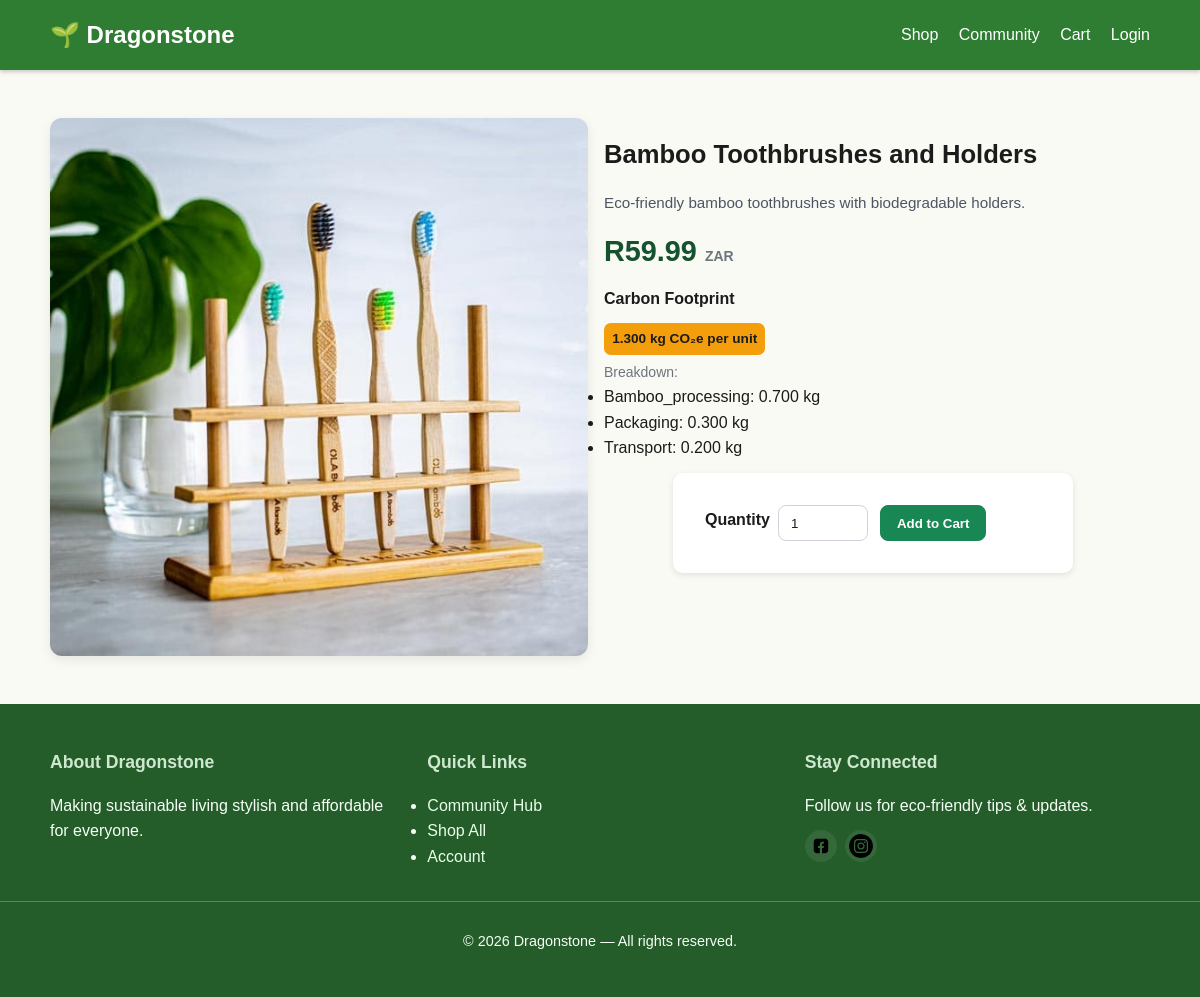
Screenshot of /product.php?id=1 with the database file from the repository.
### tables this page shows
CREATE TABLE product_footprint (
                                   id INT AUTO_INCREMENT PRIMARY KEY,
                                   product_id INT UNIQUE NOT NULL,
                                   kg_co2e_per_unit DECIMAL(10,4) DEFAULT 0,
                                   shipping_kg_co2e_estimate DECIMAL(10,4) DEFAULT 0,
                                   breakdown_json JSON DEFAULT NULL,
                                   FOREIGN KEY (product_id) REFERENCES products(product_id) ON DELETE CASCADE
);

CREATE TABLE products (
                          product_id INT AUTO_INCREMENT PRIMARY KEY,
                          sku VARCHAR(64) UNIQUE,
                          name VARCHAR(255) NOT NULL,
                          description TEXT,
                          category_id INT,
                          price DECIMAL(10,2) NOT NULL,
                          currency CHAR(3) DEFAULT 'ZAR',
                          stock INT DEFAULT 0,
                          image_filename VARCHAR(255) DEFAULT NULL,
                          points_on_purchase INT DEFAULT 0,
                          created_at DATETIME DEFAULT CURRENT_TIMESTAMP,
                          carbon_score DECIMAL(6,2) DEFAULT 0.00,
                          FOREIGN KEY (category_id) REFERENCES categories(category_id) ON DELETE SET NULL
);

### src/helpers.php (called while the page is built, shortened)
<?php
function h($str) {
    return htmlspecialchars((string)$str, ENT_QUOTES, 'UTF-8');
}
function ds_upload_url($filename) {
    $base = basename((string)$filename);
    $encoded = rawurlencode($base);
    return rtrim(defined('UPLOAD_URL') ? UPLOAD_URL : '', '/') . '/' . $encoded;
}
?>

### public/product.php (the view, shortened to what this page needs)
<?php
require_once __DIR__ . '/../src/config.php';
$id = intval($_GET['id'] ?? 0);
$stmt = $pdo->prepare("SELECT p.product_id, p.sku, p.name, p.description, p.price, p.currency, p.stock, p.image_filename,
                              pf.kg_co2e_per_unit, pf.shipping_kg_co2e_estimate, pf.breakdown_json
                       FROM products p
                       LEFT JOIN product_footprint pf ON pf.product_id = p.product_id
                       WHERE p.product_id = ? LIMIT 1");
$stmt->execute([$id]);
$product = $stmt->fetch(PDO::FETCH_ASSOC);
include(__DIR__ . '/partials/header.php');
$img = '';
if (!empty($product['image_filename'])) {
    $candidate = basename($product['image_filename']);
    $path = UPLOAD_PATH . $candidate;
    if (is_file($path)) { $img = ds_upload_url($candidate); }
}
?>
<div class="container product-page my-5">
    <div class="row">
        <div class="col-md-6 product-gallery">
            <img src="<?=h($img)?>" class="img-fluid" alt="<?=h($product['name'])?>">
        </div>
        <div class="col-md-6">
            <h2><?=h($product['name'])?></h2>
            <p class="product-meta"><?=h($product['description'])?></p>
            <div class="product-price">R<?=number_format((float)$product['price'], 2)?> <small class="text-muted"><?=h($product['currency'] ?? CURRENCY)?></small></div>
            <div class="my-3">
                <strong>Carbon Footprint</strong>
                <?php
                $kg_unit = (float)($product['kg_co2e_per_unit'] ?? 0) + (float)($product['shipping_kg_co2e_estimate'] ?? 0);
                $badge = $kg_unit <= 0.5 ? 'success' : ($kg_unit <= 2.0 ? 'warning' : 'danger');
                ?>
                <p class="mb-1"><span class="badge bg-<?=$badge?>"><?=number_format($kg_unit, 3)?> kg CO₂e per unit</span></p>
                <?php if (!empty($product['breakdown_json'])):
                    $bd = json_decode($product['breakdown_json'], true);
                    if (is_array($bd)):
                    ?>
                    <small class="text-muted">Breakdown:</small>
                    <ul class="small">
                        <?php foreach ($bd as $k=>$v): ?>
                            <li><?=h(ucfirst((string)$k))?>: <?=number_format((float)$v,3)?> kg</li>
                        <?php endforeach; ?>
                    </ul>
                    <?php endif; endif; ?>
            </div>
            <form method="post" action="<?=APP_URL?>/src/actions/cart_add.php" class="product-actions">
                <div class="quantity-group">
                    <label class="me-2">Quantity</label>
                    <input class="form-control" style="width:90px" type="number" name="quantity" value="1" min="1">
                </div>
                <button type="submit" class="btn btn-success">Add to Cart</button>
            </form>
        </div>
    </div>
</div>
<?php include(__DIR__ . '/partials/footer.php'); ?>

### public/assets/css/main.css (style rules this page uses)
:root { --eco-green: #2E7D32; --light-green: #A5D6A7; --dark: #1B1B1B; --cream: #FAFAF5; --accent: #FFB300; --font-main: 'Poppins', sans-serif; }
* { box-sizing: border-box; margin: 0; padding: 0; }
html, body { height: 100%; }
body { font-family: var(--font-main); background-color: var(--cream); color: var(--dark); line-height: 1.6; min-height: 100vh; display: flex; flex-direction: column; }
.container { width: 90%; margin: 0 auto; }
form { max-width: 400px; margin: 2rem auto; background: white; padding: 2rem; border-radius: 10px; box-shadow: 0 2px 6px rgba(0,0,0,0.1); }
form button { background: var(--eco-green); color: white; border: none; padding: 0.8rem 1.5rem; border-radius: 6px; cursor: pointer; font-weight: 600; }
h2, .h2 { font-size: 1.6rem; margin: 1rem 0; font-weight: 600; }
small { font-size: 0.875rem; }
p { margin: 0.75rem 0; }
.container { width: min(1100px, 92%); margin-inline: auto; }
.row { display: flex; flex-wrap: wrap; gap: 1rem; }
@media (min-width: 768px) { .col-md-6 { flex: 0 0 calc(50% - 0.75rem); max-width: calc(50% - 0.75rem); } }
:root { --sp-0:0; --sp-1:0.25rem; --sp-2:0.5rem; --sp-3:1rem; --sp-4:1.5rem; --sp-5:3rem; }
.mb-1 { margin-bottom:var(--sp-1) }
.my-5 { margin-top:var(--sp-5);margin-bottom:var(--sp-5) }
.text-muted { color: #6c757d; }
.img-fluid { max-width: 100%; height: auto; display: block; }
.btn { display: inline-block; padding: 0.6rem 1rem; border-radius: 8px; border: 1px solid transparent; font-weight: 600; cursor: pointer; text-decoration: none; transition: background .2s, color .2s, border-color .2s, box-shadow .2s; }
.btn-success { background: #198754; border-color: #198754; color: #fff; }
.badge { display: inline-block; padding: 0.35em 0.6em; font-size: 0.85em; font-weight: 600; border-radius: 0.5em; color: #fff; }
.bg-warning { background: #f59e0b; color: #1b1b1b; }
.form-control, input[type="text"], input[type="password"], input[type="email"], input[type="number"], textarea, select { width: 100%; padding: 0.6rem 0.75rem; border: 1px solid #ced4da; border-radius: 8px; background: #fff; color: #1b1b1b; outline: none; transition: border-color .2s, box-shadow .2s; }
label { display: block; margin-bottom: 0.35rem; font-weight: 600; }
.product-page { display: block; }
.product-gallery { position: sticky; top: 1rem; }
.product-gallery img { border-radius: 12px; box-shadow: 0 4px 12px rgba(0,0,0,0.08); }
.product-price { font-size: 1.8rem; font-weight: 800; color: #14532d; margin: 0.25rem 0 0.75rem; }
.product-meta { color: #4b5563; font-size: 0.95rem; }
.quantity-group { display: flex; gap: 0.5rem; align-items: center; }
.product-actions { display: flex; gap: 0.75rem; align-items: center; margin-top: 0.75rem; }

### rows the page displays
product_footprint: product.image_filename (picture), product.name "Bamboo Toothbrushes and Holders", product.description "Eco-friendly bamboo toothbrushes with biodegradable holders.", product.price "59.99", product.currency "ZAR", kg_unit "1.300", breakdown_json "0.700", breakdown_json "0.300", breakdown_json "0.200"

### other values shown
APP_NAME "Dragonstone"
$k "Bamboo_processing"
$k "Packaging"
$k "Transport"
